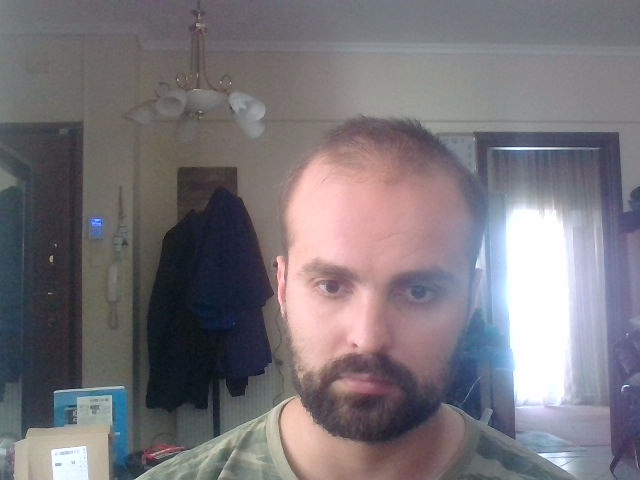
#> input picture data/0102af9e-5d0c-4d11-a8e3-c8fcdae7bf16.jpg, 640 x 480 px
$ python -i preprocessing.py   (imports and definitions only)
#> lines starting #> are read from the running program, lines starting #| are printed output that depends on the picture
#> further down, picture is the input picture: shape (480, 640, 3); mean B, G, R 121.8, 116.5, 121.2
import cv2
import numpy as np

def apply_clahe(img: np.ndarray) -> np.ndarray:
    """
    Apply CLAHE (Contrast Limited Adaptive Histogram Equalization) to a BGR image.

    Args:
        img (np.ndarray): Input BGR image.

    Returns:
        np.ndarray: CLAHE-enhanced image.
    """
    lab = cv2.cvtColor(img, cv2.COLOR_BGR2LAB)
#> lab: shape (480, 640, 3); mean of channels 0, 1, 2 124.8, 131.2, 125.7
    l, a, b = cv2.split(lab)
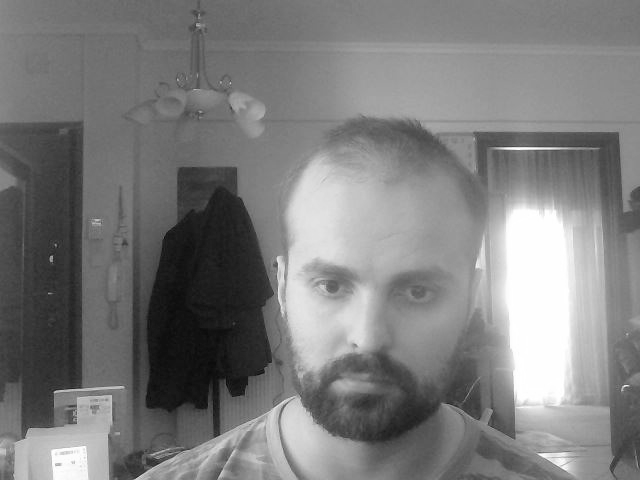
#> l: shape (480, 640); min 9, max 255, mean 124.8
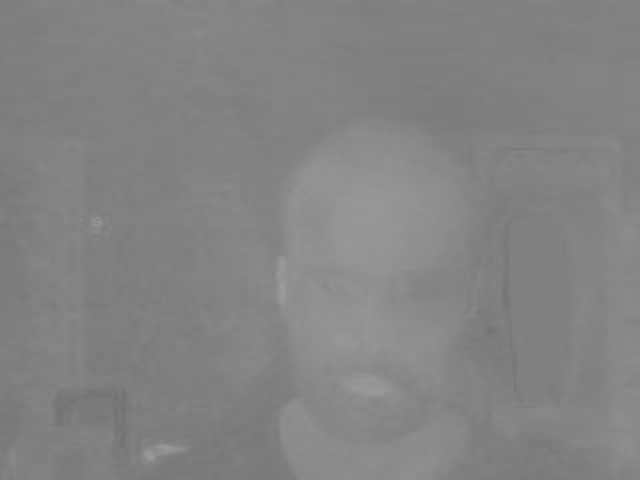
#> a: shape (480, 640); min 113, max 156, mean 131.2
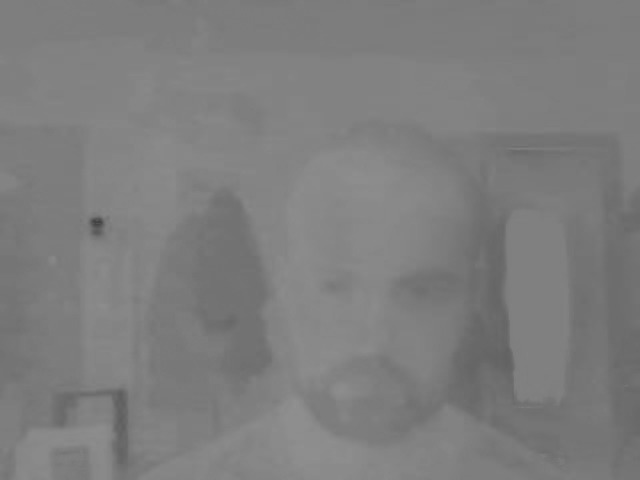
#> b: shape (480, 640); min 65, max 144, mean 125.7

    clahe = cv2.createCLAHE(clipLimit=2.0, tileGridSize=(8, 8))
    cl = clahe.apply(l)
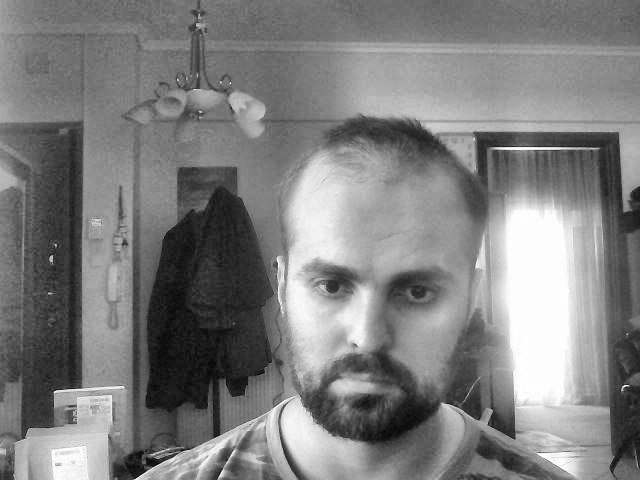
#> cl: shape (480, 640); min 5, max 255, mean 126.8

    merged = cv2.merge((cl, a, b))
#> merged: shape (480, 640, 3); mean of channels 0, 1, 2 126.8, 131.2, 125.7
    final = cv2.cvtColor(merged, cv2.COLOR_LAB2BGR)
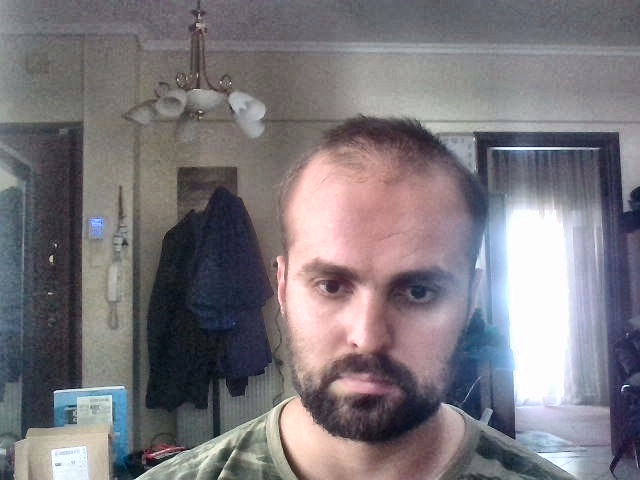
#> final: shape (480, 640, 3); mean B, G, R 124.1, 118.9, 123.3
    return final

def adjust_gamma(image: np.ndarray, gamma: float = 1.0) -> np.ndarray:
    """
    Apply gamma correction to a BGR image.

    Args:
        image (np.ndarray): Input image.
        gamma (float): Gamma value.

    Returns:
        np.ndarray: Gamma-adjusted image.
    """
    inv_gamma = 1.0 / gamma
    table = np.array([(i / 255.0) ** inv_gamma * 255
                     for i in np.arange(256)]).astype("uint8")
    return cv2.LUT(image, table)

def resize_image(image: np.ndarray, size: tuple = (640, 640)) -> np.ndarray:
    """
    Resize image to specified size.

    Args:
        image (np.ndarray): Input image.
        size (tuple): Target size (width, height).

    Returns:
        np.ndarray: Resized image.
    """
    return cv2.resize(image, size, interpolation=cv2.INTER_AREA)

def normalize_image(image: np.ndarray) -> np.ndarray:
    """
    Normalize image pixel values to [0, 1] range.

    Args:
        image (np.ndarray): Input image.

    Returns:
        np.ndarray: Normalized image.
    """
    return image.astype(np.float32) / 255.0

>>> import cv2
>>> picture = cv2.imread('../../data/0102af9e-5d0c-4d11-a8e3-c8fcdae7bf16.jpg')
>>> result = apply_clahe(picture)
